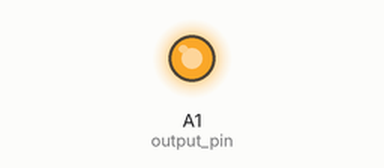
Bench run of a program on a simulated CircuitPython board. Parts: output pins drawn as LEDs (lit = HIGH).

Above: at 0.05 s.
At 1.2 s:
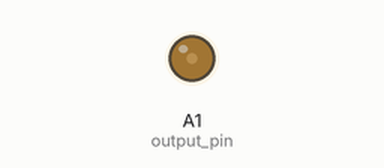
At 3.0 s:
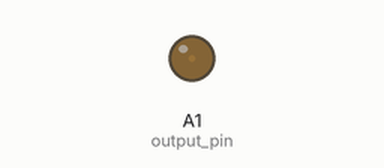
At 4.85 s:
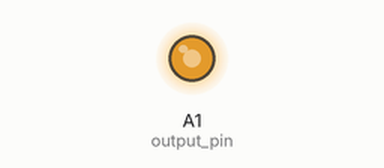
Timing chart, 0 to 6.7 s (numbered marks = the images above):
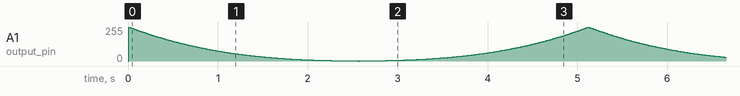

The program:

code.py
```python
import time, board, pwmio, pwm_lightness
PWM = pwm_lightness.get_pwm_table(0xffff, max_input=255)
output_pin = pwmio.PWMOut(board.A1)
while True:
    for v in range(255, -1, -1):
        output_pin.duty_cycle = PWM[v]
        time.sleep(0.01)
    for v in range(1, 255):
        output_pin.duty_cycle = PWM[v]
        time.sleep(0.01)
```

pwm_lightness.py
```python
try:
    from typing import Sequence
except ImportError:
    pass

_pwm_tables = {}  # Our cache.

def get_pwm_table(max_output: int,
                  max_input: int = 255) -> 'Sequence[int]':
    """Returns a table mapping 0..max_input to int PWM values.
    Computed upon the first call with given value, cached thereafter.
    """
    assert max_output > 0
    assert max_input > 0
    table = _pwm_tables.get((max_output, max_input))
    if table:
        return table
    value_gen = (round(_cie1931(l_star/max_input) * max_output)
                 for l_star in range(max_input+1))
    table = bytes(value_gen) if max_output <= 255 else tuple(value_gen)
    _pwm_tables[(max_output, max_input)] = table
    return table

def clear_table_cache():
    """Empties the cache of get_pwm_tables() return values."""
    _pwm_tables.clear()

# CIE 1931 Lightness curve calculation.
# derived from https://jared.geek.nz/2013/feb/linear-led-pwm @ 2020-06
# License: MIT
# additional reference
# https://www.photonstophotos.net/GeneralTopics/Exposure/Psychometric_Lightness_and_Gamma.htm
def _cie1931(l_star: float) -> float:
    l_star *= 100
    if l_star <= 8:
        return l_star/903.3  # Anything suggesting 902.3 has a typo.
    return ((l_star+16)/116)**3
```
